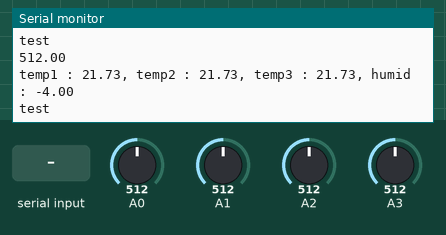
This sketch was run on a simulated Arduino Uno, built with avr-gcc and run on an emulated ATmega328P. Shown: the last lines printed to the serial monitor. Inputs (shaded band) come from the test bench; at power-on: A3 = 512, A0 = 512, A1 = 512, A2 = 512.

Above: at 1.2 s.
1.3 s: "request2/" received over the second serial link
5.4 s: "1/" received over the second serial link
9.5 s: "0/" received over the second serial link
13.6 s: A3 set to 542
At 14.4 s:
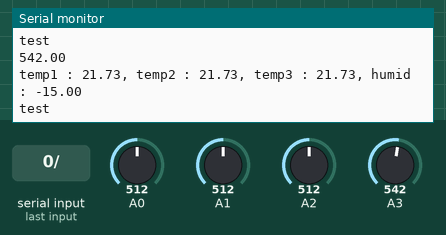
17.7 s: "2/" received over the second serial link
21.8 s: A0 set to 716
At 23.5 s:
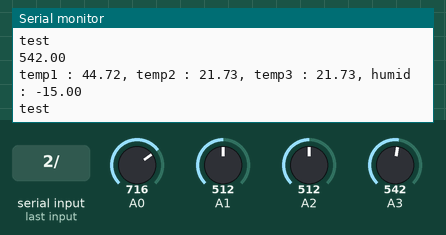

The sketch:

HC12_nano.ino
```cpp
// First we include the libraries
#include <SoftwareSerial.h>

SoftwareSerial HC12(2, 3);

const int dry = 500;
const int met = 225;

void setup(void)
{
  // start serial port
  Serial.begin(9600);
  HC12.begin(9600);
  Serial.println("Dallas Temperature IC Control Library Demo");
}
void loop(void)
{
  float temp1 = temperature(0);
  float temp2 = temperature(1);
  float temp3 = temperature(2);
  float humid = humidity(3);

  Serial.print("temp1 : " + String(temp1));
  Serial.print(", temp2 : " + String(temp2));
  Serial.print(", temp3 : " + String(temp3));
  Serial.println(", humid : " + String(humid));

  String msg = String(temp1) + "," + String(temp2) + "," + String(temp3) +"," + String(humid) + "/";
  Serial.println("test");
  if (HC12.readStringUntil('/') == "request2")
  {

    Serial.println("send data");
    HC12.print(msg);
  }
}

float temperature(int pin_number) {
  int Vo;
  float R1 = 10000;
  float logR2, R2, T, Tc, Tf;
  float c1 = 1.009249522e-03, c2 = 2.378405444e-04, c3 = 2.019202697e-07;

  Vo = analogRead(pin_number);
  R2 = R1 * (1023.0 / (float)Vo - 1.0);
  logR2 = log(R2);
  T = (1.0 / (c1 + c2 * logR2 + c3 * logR2 * logR2 * logR2));
  // Tc = T - 273.15;
  Tc = T - 276.15;
  Tf = (Tc * 9.0) / 5.0 + 32.0;

  return Tc;
}

float humidity(int pin_number) {
  float val = analogRead(pin_number);
  Serial.println(val);
  float humid = map(val, met, dry, 100, 0);

  return humid;

}
```

Measured:
- after the input at 13.6 s, the serial monitor: prints a new line at once (image 1)
- after the input at 21.8 s, the serial monitor: prints a new line after 0.99 s (image 2)
